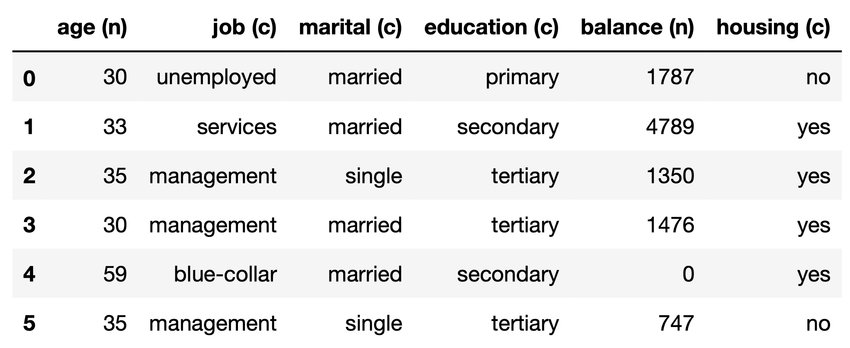
#> input picture backend/tests/samples/tableimage2.jpg, 850 x 348 px
$ python -i image_preprocessing.py   (imports and definitions only)
#> lines starting #> are read from the running program, lines starting #| are printed output that depends on the picture; after the words box and inside, x2 and y2 are one past the last pixel; in counts of white or black regions, pixels touching at a corner belong together
from PIL import Image, ImageEnhance, ImageFilter
import numpy as np

# Below this many ink pixels the fitted rectangle says nothing about skew, so the page is left as is.
MIN_TEXT_PIXELS = 50


def estimate_skew_angle(gray: np.ndarray) -> float:
    """Angle in degrees, in (-45, 45], to pass to cv2.getRotationMatrix2D to level the text."""
    # Imported here: OpenCV costs ~1 s at import, and only the deskew step needs it.
    import cv2

    # Inverted Otsu makes the ink the foreground. Fitting the rectangle to every non-black pixel
    # instead (the old code) fits the paper, i.e. the whole page (B5).
    _, text_mask = cv2.threshold(gray, 0, 255, cv2.THRESH_BINARY_INV | cv2.THRESH_OTSU)
    rows, cols = np.nonzero(text_mask)
    if rows.size < MIN_TEXT_PIXELS:
        return 0.0

    # minAreaRect wants (x, y) points; np.nonzero returns (row, col), which mirrors the angle.
    points = np.column_stack((cols, rows)).astype(np.float32)
    angle = cv2.minAreaRect(points)[-1]
    # OpenCV >= 4.5 reports (0, 90]: an upright page comes back as 90, which the old pre-4.5
    # branch turned into a quarter turn. Fold it onto the skew range instead.
    if angle > 45:
        angle -= 90
    return float(angle)


def preprocess_image(image_path: str) -> str:
    """
    Deskew, denoise, and enhance scanned images for OCR/table extraction.
    Returns processed image path.
    """
#> called with image_path = '../../../tests/samples/tableimage2.jpg'
    import cv2

    img = Image.open(image_path)
#> img is the input picture: PIL image 850x348 L; min 0, max 255, mean 235.3
    img = img.convert('L')

    # Noise removal
    img = img.filter(ImageFilter.MedianFilter(size=3))
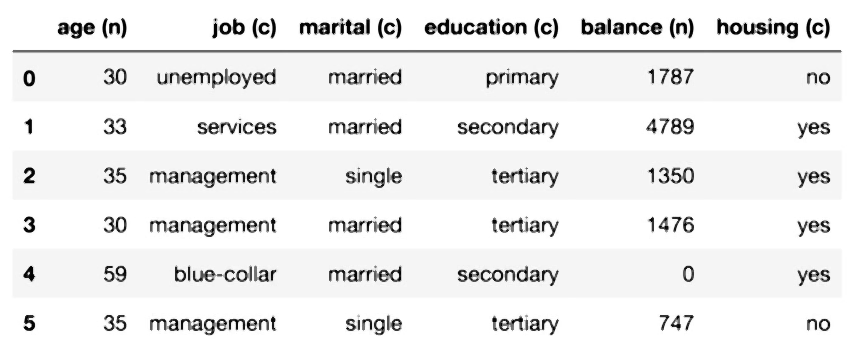
#> img: PIL image 850x348 L; min 0, max 255, mean 236.6

    # Contrast enhancement
    enhancer = ImageEnhance.Contrast(img)
    img = enhancer.enhance(2)
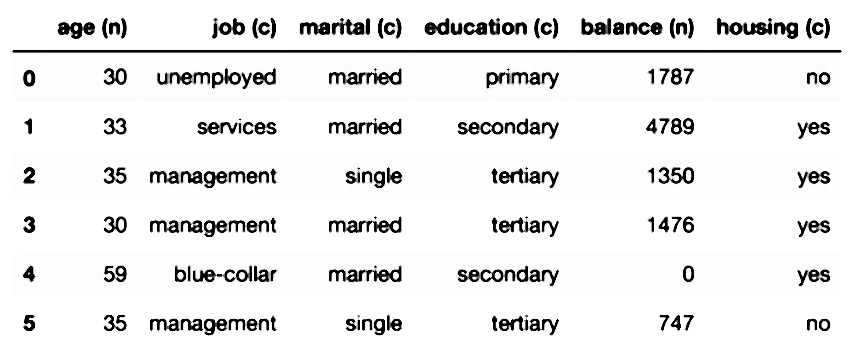
#> img: PIL image 850x348 L; min 0, max 255, mean 234.6

    np_img = np.array(img)
    angle = estimate_skew_angle(np_img)
#> in estimate_skew_angle, `_, text_mask = cv2.threshold(gray, 0, 255, cv2.THRESH_BINARY_INV | cv2..`:
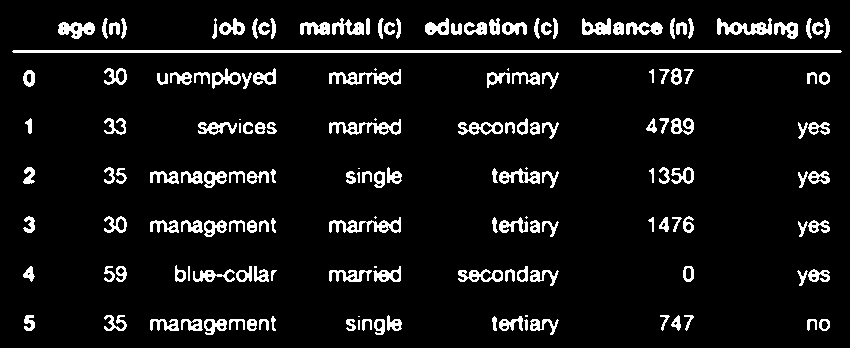
#> text_mask: shape (348, 850); 7.8% white; 165 white regions (11 under 20 px), largest, box (x1, y1, x2, y2) and area: (12, 50, 842, 53) 2486, (329, 69, 401, 85) 518, (329, 217, 401, 233) 512
#> in estimate_skew_angle, `points = np.column_stack((cols, rows)).astype(np.float32)`: points = 23153 pairs, first value 12 to 841, second value 18 to 334
#> in estimate_skew_angle, `angle = cv2.minAreaRect(points)[-1]`: angle = -90
#> angle = -90

    (h, w) = np_img.shape[:2]
#> h = 348; w = 850
    center = (w // 2, h // 2)
#> center = (425, 174)
    M = cv2.getRotationMatrix2D(center, angle, 1.0)
#> M = [[6.12e-17, -1, 599], [1, 6.12e-17, -251]]
    # Same width x height as the input: the correction is under 45 degrees, so the text stays on the page.
    rotated = cv2.warpAffine(np_img, M, (w, h), flags=cv2.INTER_CUBIC, borderMode=cv2.BORDER_REPLICATE)
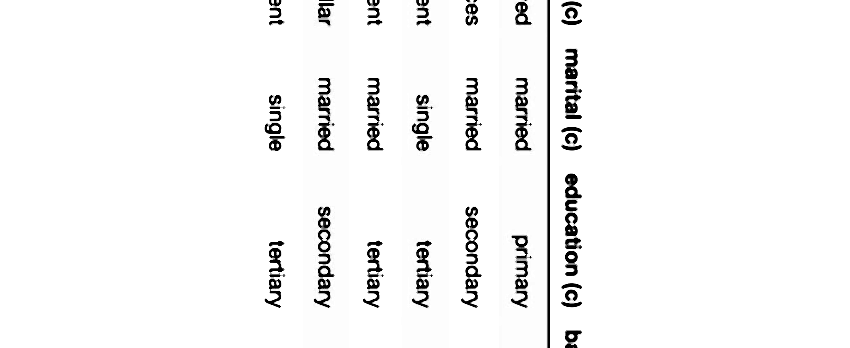
#> rotated: shape (348, 850); min 0, max 255, mean 245.5

    final_img = Image.fromarray(rotated)
    processed_path = image_path.replace('.png', '_preprocessed.png').replace('.jpg', '_preprocessed.jpg')
    final_img.save(processed_path)
    return processed_path


def preprocess_image_extra(image_path):
    """
    Enhanced preprocessing for faint or low-quality images:
    - Grayscale conversion
    - Resize (doubles resolution)
    - Strong contrast enhancement
    - Sharpening
    """
    img = Image.open(image_path)
    img = img.convert('L')
    img = img.resize((img.width*2, img.height*2))
    enhancer = ImageEnhance.Contrast(img)
    img = enhancer.enhance(3)  # Even more contrast
    img = img.filter(ImageFilter.SHARPEN)
    processed_path = image_path.replace('.png', '_extra.png').replace('.jpg', '_extra.jpg')
    img.save(processed_path)
    return processed_path

>>> result = preprocess_image('../../../tests/samples/tableimage2.jpg')
